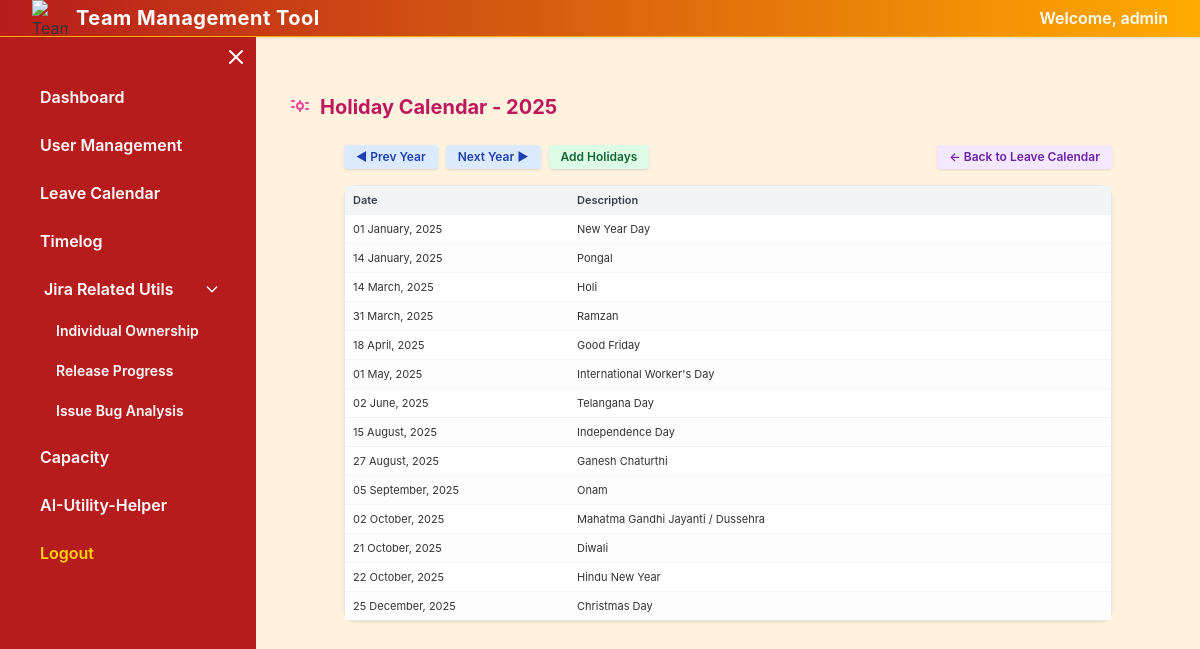
The page /holiday-calendar (signed in) on the database its author committed.
### app.py (models this page shows)
class Holiday(db.Model):
    id = db.Column(db.Integer, primary_key=True)
    date = db.Column(db.Date, unique=True, nullable=False)
    description = db.Column(db.String(200))

### app.py (the view)
@app.route('/holiday-calendar', methods=['GET'])
def holiday_calendar():
    year = int(request.args.get('year', datetime.now().year))
    holidays = Holiday.query.filter(Holiday.date.like(f'{year}%')).all()
    first_day = datetime(year, 1, 1)
    last_day = datetime(year, 12, 31)
    dates = [first_day + timedelta(days=i) for i in range((last_day - first_day).days + 1)]
    return render_template('holiday_calendar.html', holidays=holidays, dates=dates, year=year)

### app.py (called while the page is built)
@app.before_request
def require_login():
    if 'logged_in' not in session and request.endpoint not in [
        'login', 'static', 'HelperQA_AI', 'generate_testcases', 'generate_testcases_auth',
        'timelog_today', 'users', 'export_users', 'export_timelog_links', 'mytimelogs',
        'user_timelog', 'HelperQA_AI', 'generate_testcases', 'get_jira_description',
        'analyseui', 'testcases_result', 'generate_testcases', 'generate_testcases_auth',
        'underlogged_days', 'jql_wip'  # <-- allow jql_wip without login
    ]:
        return redirect('/login')

### templates/holiday_calendar.html (shortened to what this page needs)
{% extends 'base.html' %}
{% block content %}
<h2 class="mb-6 text-xl font-bold text-pink-700 flex items-center gap-2">
  <svg xmlns="http://www.w3.org/2000/svg" class="inline w-6 h-6 text-pink-500" fill="none" viewBox="0 0 24 24" stroke="currentColor"><path stroke-linecap="round" stroke-linejoin="round" stroke-width="2" d="M12 8c-1.657 0-3 1.343-3 3s1.343 3 3 3 3-1.343 3-3-1.343-3-3-3zm0 0V6m0 10v-2m6-6h2m-2 6h2M6 6H4m2 6H4" /></svg>
  Holiday Calendar - {{ year }}
</h2>
<div class="flex flex-wrap gap-2 mb-4 items-center max-w-3xl mx-auto">
  <a href="/holiday-calendar?year={{ year - 1 }}" class="px-3 py-1 bg-blue-100 hover:bg-blue-200 text-blue-800 text-xs font-semibold rounded shadow">◀ Prev Year</a>
  <a href="/holiday-calendar?year={{ year + 1 }}" class="px-3 py-1 bg-blue-100 hover:bg-blue-200 text-blue-800 text-xs font-semibold rounded shadow">Next Year ▶</a>
  <a href="/holidays?year={{ year }}" class="px-3 py-1 bg-green-100 hover:bg-green-200 text-green-800 text-xs font-semibold rounded shadow">Add Holidays</a>
  <a href="/leave-calendar" class="px-3 py-1 bg-purple-100 hover:bg-purple-200 text-purple-800 text-xs font-semibold rounded shadow">← Back to Leave Calendar</a>
</div>
<div class="max-w-3xl mx-auto bg-white rounded-xl shadow border border-gray-200 p-0">
  <div class="overflow-x-auto">
    <table class="w-full text-sm text-center">
      <thead class="bg-gray-100 text-gray-700">
        <tr>
          <th class="py-2 px-4 font-semibold w-56 text-left">Date</th>
          <th class="py-2 px-4 font-semibold text-left">Description</th>
        </tr>
      </thead>
      <tbody>
        {% if holidays %}
          {% for holiday in holidays %}
            <tr class="border-t border-gray-100 hover:bg-gray-50">
              <td class="py-2 px-4 text-left whitespace-nowrap">{{ holiday.date.strftime('%d %B, %Y') }}</td>
              <td class="py-2 px-4 text-left">{{ holiday.description }}</td>
            </tr>
          {% endfor %}
        {% else %}
          <tr>
            <td colspan="2" class="py-4 text-center text-gray-400">No holidays added for this year.</td>
          </tr>
        {% endif %}
      </tbody>
    </table>
  </div>
</div>
{% endblock %}

### templates/base.html (style rules this page uses)
table, th, td { font-size: 11px; padding: 4px 8px !important; }
h2 { font-size: 17px; margin-bottom: 8px; }
tr:nth-child(even) { background-color: #fdfdfd; }

### rows shown on the page
Holiday: date "01 January, 2025", description "New Year Day"
Holiday: date "14 January, 2025", description "Pongal"
Holiday: date "14 March, 2025", description "Holi"
Holiday: date "31 March, 2025", description "Ramzan"
Holiday: date "18 April, 2025", description "Good Friday"
Holiday: date "01 May, 2025", description "International Worker's Day"
Holiday: date "02 June, 2025", description "Telangana Day"
Holiday: date "15 August, 2025", description "Independence Day"
Holiday: date "27 August, 2025", description "Ganesh Chaturthi"
Holiday: date "05 September, 2025", description "Onam"
Holiday: date "02 October, 2025", description "Mahatma Gandhi Jayanti / Dussehra"
Holiday: date "21 October, 2025", description "Diwali"
Holiday: date "22 October, 2025", description "Hindu New Year"
Holiday: date "25 December, 2025", description "Christmas Day"

### other values the page prints
{{ session.get('username', 'admin') }} "admin"
{{ year }} "2025"
